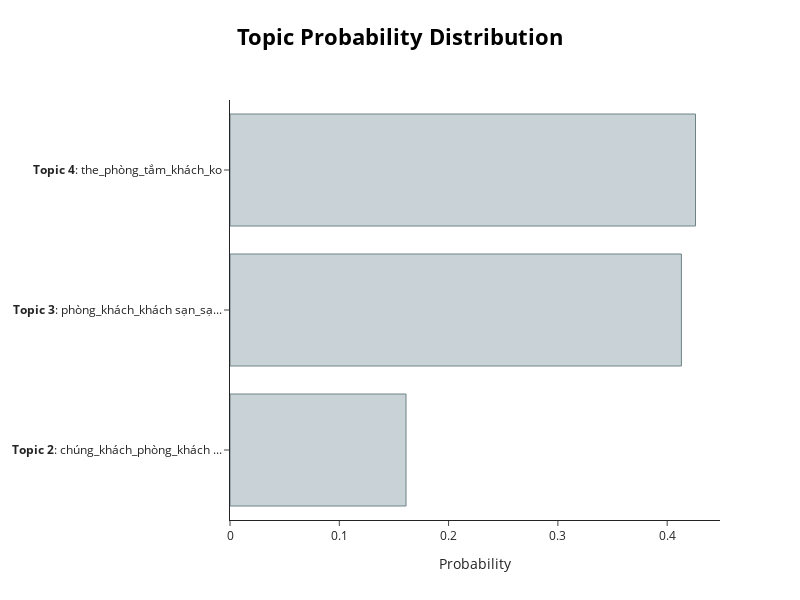

Source (notebook cell):
### Code cell
# `topic_distr` contains the distribution of topics in each document
topic_distr, _ =topic_model.approximate_distribution(sample, window=8, stride=4)

topic_model.visualize_distribution(topic_distr[abstract_id])

### Figure 1 — Plotly figure (JSON) as saved in the notebook; plotly's stock layout.template omitted (floating-point values rounded to 4 significant figures)
{"data": [{"marker": {"color": "#C8D2D7", "line": {"color": "#6E8484", "width": 1}}, "orientation": "h", "type": "bar", "x": [0.1611, 0.413, 0.4259], "y": ["<b>Topic 2</b>: chúng_khách_phòng_khách ...", "<b>Topic 3</b>: phòng_khách_khách sạn_sạ...", "<b>Topic 4</b>: the_phòng_tắm_khách_ko"]}], "layout": {"height": 600, "hoverlabel": {"bgcolor": "white", "font": {"family": "Rockwell", "size": 16}}, "title": {"font": {"color": "Black", "size": 22}, "text": "<b>Topic Probability Distribution</b>", "x": 0.5, "xanchor": "center", "y": 0.95, "yanchor": "top"}, "width": 800, "xaxis": {"autorange": true, "range": [0, 0.4483], "title": {"text": "Probability"}, "type": "linear"}, "yaxis": {"autorange": true, "range": [-0.5, 2.5], "type": "category"}}}
